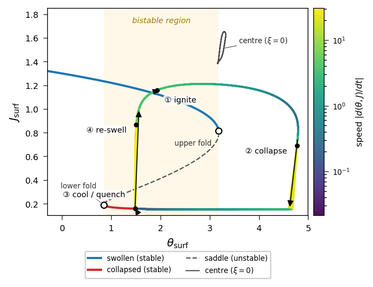
#> input picture archive/superseded/figures/orphan_pub/slow_manifold.png, 373 x 287 px, shrunk from 855 x 658 before the run, found by its file name
$ python make_preview.py
#> lines starting #> are read from the running program, lines starting #| are printed output that depends on the picture
#!/usr/bin/env python3
"""
make_preview.py — Composite preview of all §IV restructure panels.

Reads the standalone PNG figures already rendered by the per-task
scripts and tiles them into a single image so the user can audit
all panels at once.  No simulation/computation; pure image collage.

Output: figures_pub/section_IV_preview.png
"""
from pathlib import Path

import matplotlib
matplotlib.use("Agg")
import matplotlib.pyplot as plt
import matplotlib.image as mpimg

_HERE = Path(__file__).resolve().parent
PUB = _HERE / "figures_pub"

PANELS = [
    ("B2 slow manifold + limit cycle", "slow_manifold.png"),
    ("C1 homogeneous SS branches",     "homogeneous_ss.png"),
    ("B3 period landscape",            "period_scaling.png"),
    ("C3 SNIC scaling",                "SNIC_scaling.png"),
    ("D1 basin boundary at C-cell",    "basin_C.png"),
    ("D2 IC-induced hysteresis",       "hysteresis_C_theta0.png"),
]


def main():
    available = [(name, path) for name, path in PANELS
                 if (PUB / path).exists()]
    n = len(available)
    cols = 2
    rows = (n + cols - 1) // cols

    fig, axes = plt.subplots(rows, cols, figsize=(13, 4.0 * rows),
                             squeeze=False)
    fig.suptitle("§IV restructure — new panels (preview)", fontsize=11)

    for ax, (name, fname) in zip(axes.flatten(), available):
        img = mpimg.imread(PUB / fname)
#> img is the input picture: shape (287, 373, 4) float32; mean R, G, B, A 0.947, 0.95, 0.932, 1
        ax.imshow(img)
        ax.set_title(name, fontsize=9)
        ax.axis("off")

    # Hide unused axes
    for k in range(len(available), rows * cols):
        axes.flatten()[k].axis("off")
#> this loop made 0 passes

    out = PUB / "section_IV_preview.png"
    fig.tight_layout()
    fig.savefig(out, dpi=120, bbox_inches="tight")
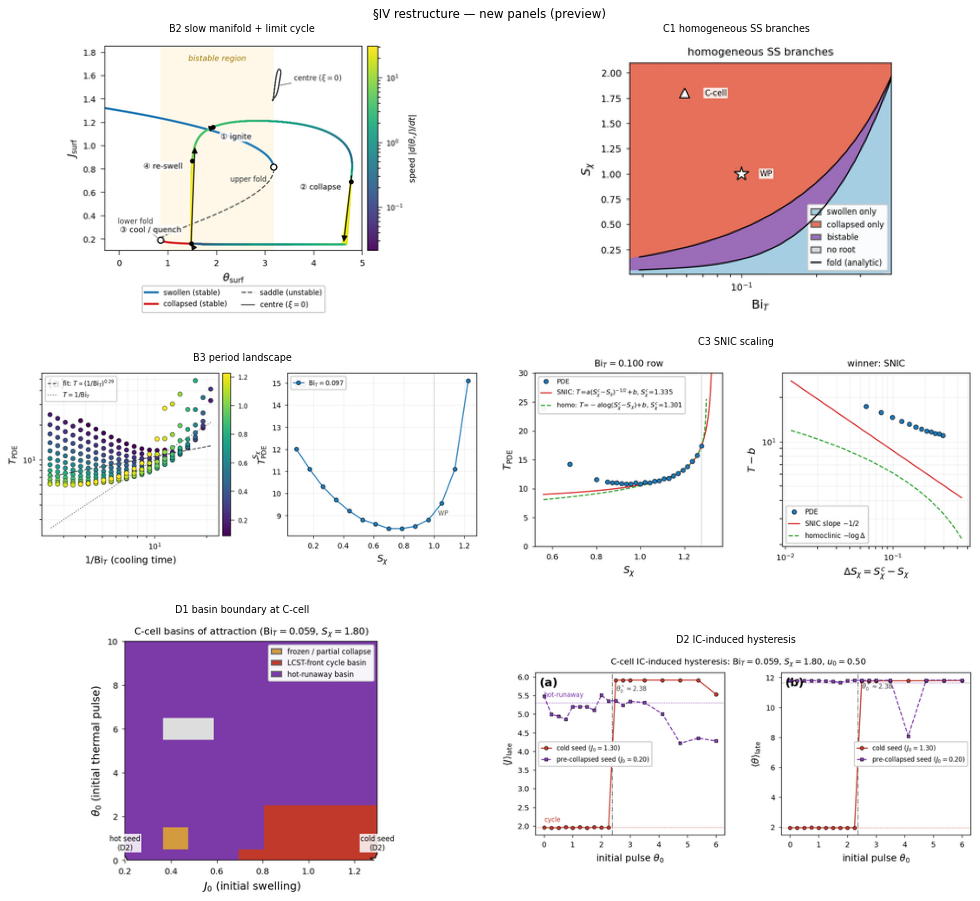
#> figure drawn by matplotlib, 6 panels
    plt.close(fig)
    print(f"  Saved: {out}")


if __name__ == "__main__":
    main()
